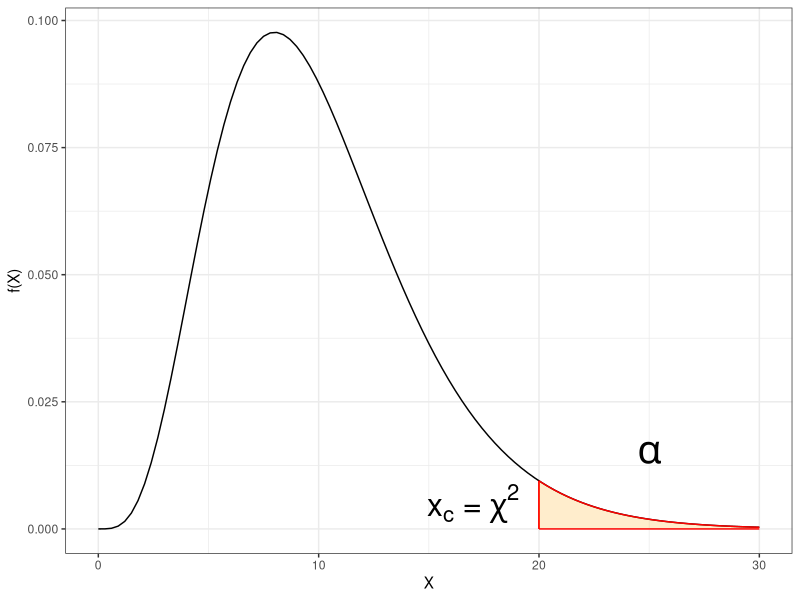
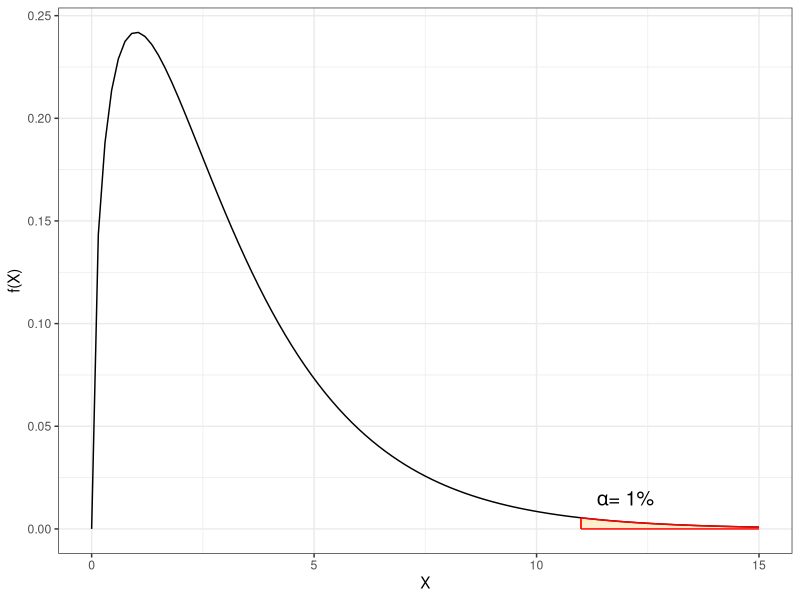
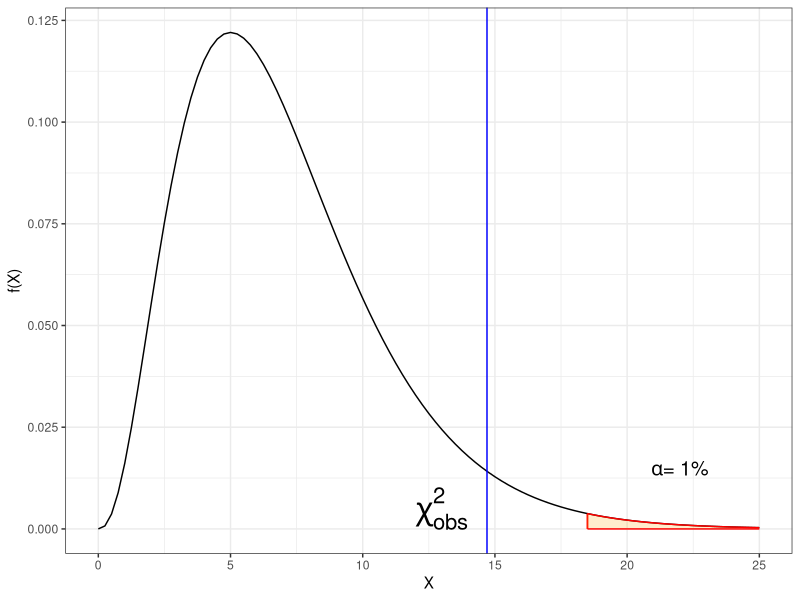
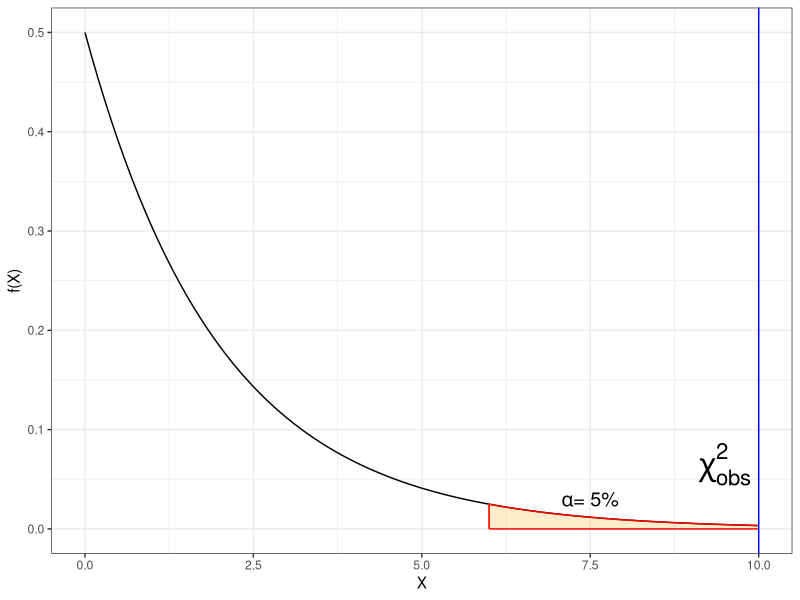
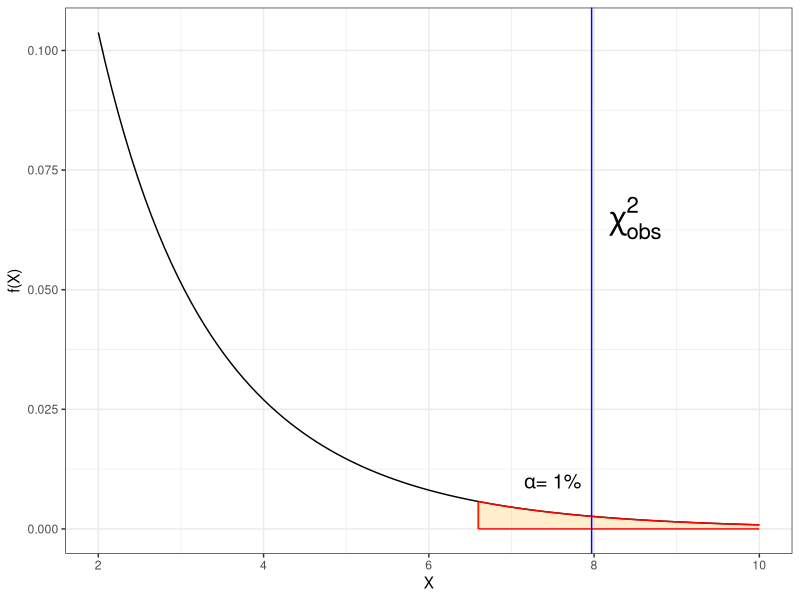

Recreate these plots in R, in order.
## ---- chunk 1
options(htmltools.dir.version = FALSE)
knitr::opts_chunk$set(echo=TRUE, message = FALSE, warning = FALSE, comment = "#>", fig.align = "center")
options(dplyr.print_min = 5, dplyr.print_max = 5)
## ---- chunk 2
library(tidyverse)
ggplot(data.frame(x=c(0,30)), aes(x = x)) +
  stat_function(fun = dchisq,
                args = list(df=10)
                )+
  geom_segment(aes(x=20,y=0,xend=20,yend=dchisq(20,10)),color="red") +
  stat_function(fun = dchisq,
                args = list(df=10),
                xlim = c(20,30),
                color="red",
                geom = "area",
                alpha = .2,
                fill = "orange"
    
  ) + 
  labs(y="f(X)", x="X") +
  annotate(geom="text", x=25, y=0.015, 
           label=expression(alpha),size=10)+
  annotate(geom="text", x=17, y=0.005, 
           label=expression(paste(x[c]," = ",chi^2)),size=8)+
  theme_bw()
## ---- chunk 3
knitr::include_graphics("https://raw.githubusercontent.com/arpanosso/estatinfo/master/slides/img/chiSQ_01.png")
## ---- chunk 4
obs<- c(315,108,101,32)
esp<- sum(obs)/16 * c(9,3,3,1)
chiobs<- sum((obs-esp)^2/esp)
qq<-qchisq(p = 0.99,df = 4-1)
## ---- chunk 5
ggplot(data.frame(x=c(0,15)), aes(x = x)) +
  stat_function(fun = dchisq,
                args = list(df=3)
                )+
  geom_segment(aes(x=11,y=0,xend=11,yend=dchisq(11,3)),color="red") +
  stat_function(fun = dchisq,
                args = list(df=3),
                xlim = c(11,15),
                color="red",
                geom = "area",
                alpha = .2,
                fill = "orange"
    
  ) + 
  labs(y="f(X)", x="X") +
  annotate(geom="text", x=12, y=0.015, 
           label=expression(paste(alpha,"= 1%")),size=5)+
  # annotate(geom="text", x=17, y=0.005, 
  #          label=expression(paste(x[c]," = ",chi^2)),size=8)+
  theme_bw()
## ---- chunk 6
ggplot(data.frame(x=c(0,25)), aes(x = x)) +
  stat_function(fun = dchisq,
                args = list(df=7)
                )+
  geom_segment(aes(x=18.5,y=0,xend=18.5,yend=dchisq(18.5,7)),color="red") +
  stat_function(fun = dchisq,
                args = list(df=7),
                xlim = c(18.5,25),
                color="red",
                geom = "area",
                alpha = .2,
                fill = "orange"
    
  ) + 
  labs(y="f(X)", x="X") +
  annotate(geom="text", x=22, y=0.015, 
           label=expression(paste(alpha,"= 1%")),size=5)+
  annotate(geom="text", x=13, y=0.005, 
            label=expression(paste({chi}[obs]^2)),size=8)+
  geom_vline(xintercept = 14.7, color="blue")+
  theme_bw()
## ---- chunk 7
ggplot(data.frame(x=c(0,10)), aes(x = x)) +
  stat_function(fun = dchisq,
                args = list(df=2)
                )+
  geom_segment(aes(x=6,y=0,xend=6,yend=dchisq(6,2)),color="red") +
  stat_function(fun = dchisq,
                args = list(df=2),
                xlim = c(6,10),
                color="red",
                geom = "area",
                alpha = .2,
                fill = "orange"
    
  ) + 
  labs(y="f(X)", x="X") +
  annotate(geom="text", x=7.5, y=0.030, 
           label=expression(paste(alpha,"= 5%")),size=5)+
  annotate(geom="text", x=9.5, y=0.065, 
            label=expression(paste({chi}[obs]^2)),size=8)+
  geom_vline(xintercept = 10, color="blue")+
  theme_bw()
## ---- chunk 8
ggplot(data.frame(x=c(2,10)), aes(x = x)) +
  stat_function(fun = dchisq,
                args = list(df=1)
                )+
  geom_segment(aes(x=6.6,y=0,xend=6.6,yend=dchisq(6.6,1)),color="red") +
  stat_function(fun = dchisq,
                args = list(df=1),
                xlim = c(6.6,10),
                color="red",
                geom = "area",
                alpha = .2,
                fill = "orange"
    
  ) + 
  labs(y="f(X)", x="X") +
  annotate(geom="text", x=7.5, y=0.010, 
           label=expression(paste(alpha,"= 1%")),size=5)+
  annotate(geom="text", x=8.5, y=0.065, 
            label=expression(paste({chi}[obs]^2)),size=8)+
  geom_vline(xintercept = 7.97, color="blue")+
  theme_bw()
